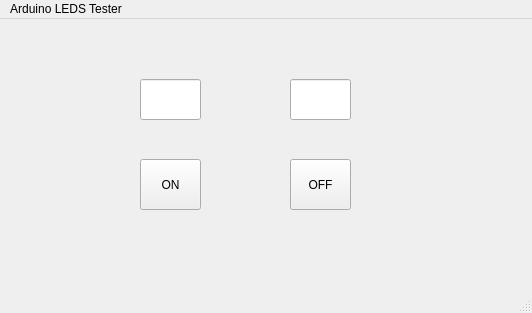
<?xml version="1.0" encoding="UTF-8"?>
<ui version="4.0">
 <class>MainWindow</class>
 <widget class="QMainWindow" name="MainWindow">
  <property name="geometry">
   <rect>
    <x>0</x>
    <y>0</y>
    <width>532</width>
    <height>313</height>
   </rect>
  </property>
  <property name="windowTitle">
   <string>MainWindow</string>
  </property>
  <widget class="QWidget" name="centralwidget">
   <widget class="QPushButton" name="pushButton">
    <property name="geometry">
     <rect>
      <x>140</x>
      <y>140</y>
      <width>61</width>
      <height>51</height>
     </rect>
    </property>
    <property name="text">
     <string>ON</string>
    </property>
   </widget>
   <widget class="QPushButton" name="pushButton_2">
    <property name="geometry">
     <rect>
      <x>290</x>
      <y>140</y>
      <width>61</width>
      <height>51</height>
     </rect>
    </property>
    <property name="text">
     <string>OFF</string>
    </property>
   </widget>
   <widget class="QLineEdit" name="lineEdit">
    <property name="geometry">
     <rect>
      <x>140</x>
      <y>60</y>
      <width>61</width>
      <height>41</height>
     </rect>
    </property>
   </widget>
   <widget class="QLineEdit" name="lineEdit_2">
    <property name="geometry">
     <rect>
      <x>290</x>
      <y>60</y>
      <width>61</width>
      <height>41</height>
     </rect>
    </property>
   </widget>
  </widget>
  <widget class="QMenuBar" name="menubar">
   <property name="geometry">
    <rect>
     <x>0</x>
     <y>0</y>
     <width>532</width>
     <height>25</height>
    </rect>
   </property>
   <widget class="QMenu" name="menuArduino_LEDS_Tester">
    <property name="title">
     <string>Arduino LEDS Tester</string>
    </property>
   </widget>
   <addaction name="menuArduino_LEDS_Tester"/>
  </widget>
  <widget class="QStatusBar" name="statusbar"/>
 </widget>
 <resources/>
 <connections/>
</ui>
